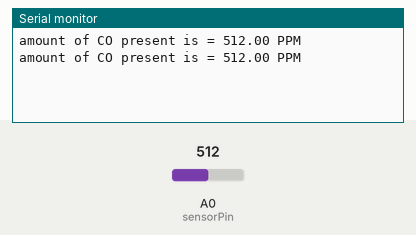
Bench run of a sketch on a simulated Arduino Uno, built with avr-gcc and run on an emulated ATmega328P. Shown: the last lines printed to the serial monitor. The test bench sets the inputs (shaded band); at power-on: A0 (sensorPin) = 512.

Above: at 2.8 s.
2.9 s: A0 (sensorPin) set to 716
At 5.2 s:
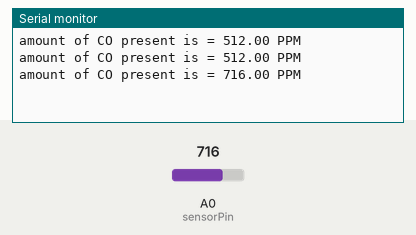
5.6 s: A0 (sensorPin) set to 900
At 7.0 s:
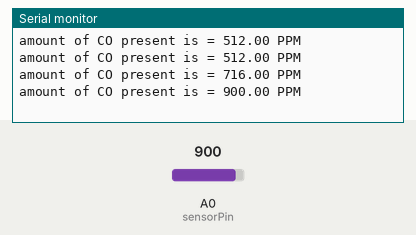
Timing chart, 0 to 8.6 s (numbered marks = the images above; inputs shaded):
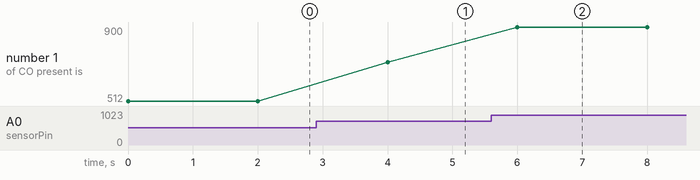

The sketch:

mq7_gas_sensor.ino
```cpp
#include <SoftwareSerial.h>

// select the input pin for the MQ-7 sensor
int sensorPin = A0;

// variable to store the value coming from the MQ-7 sensor
float val;

void setup()
{
  // put your setup code here, to run once:
Serial.begin(9600);  // sets the serial port to 9600
}

void loop()
{
  val = analogRead(sensorPin);    //// read analog input pin 0
Serial.print("amount of CO present is = ");      //print the value of CO read from the MQ-7 sensor
Serial.print(val);
Serial.println(" PPM");
delay(2000);
}
```

Measured:
- after the input at 2.9 s, the serial monitor: prints a new line after 1.1 s (image 1)
- after the input at 5.6 s, the serial monitor: prints a new line after 0.40 s (image 2)
- plotted number 1: 512 → 716 after the input at 2.9 s, 716 → 900 after the input at 5.6 s
